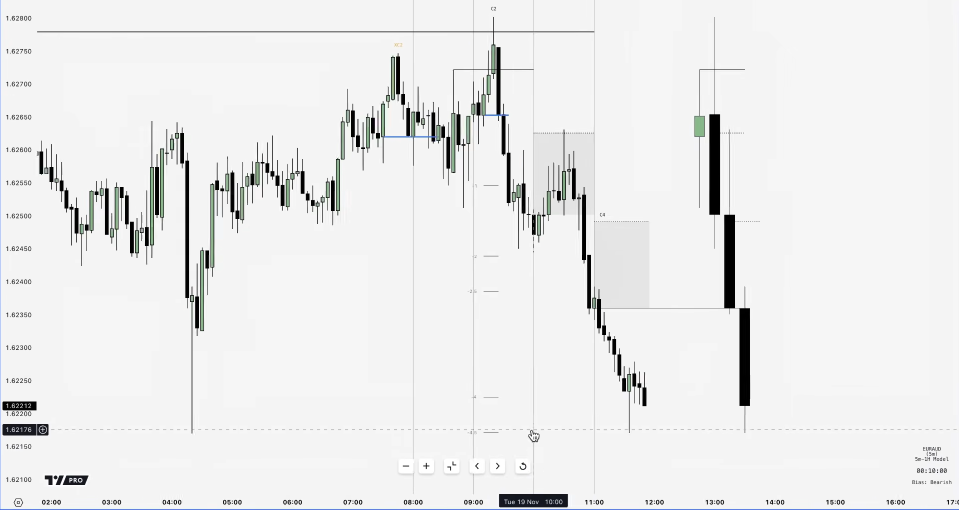
#> input picture uploads/image_2026-09-07_114022381.png, 1918 x 1020 px, found by its file name (shown at 1/2 size)
$ python measure_official_euraud.py
#> lines starting #> are read from the running program, lines starting #| are printed output that depends on the picture; after the words box and inside, x2 and y2 are one past the last pixel; in counts of white or black regions, pixels touching at a corner belong together
#!/usr/bin/env python3
"""Measure official TTFM-on-TradingView screenshot (EURAUD 5m/1H, Tue 19 Nov).
Calibrates price axis from right-margin labels, then measures:
 solid/dotted horizontal lines, blue EQ segments, gray T-Spot zones, ladder ticks,
 1H candle OHLC (from body/wick pixels) -> checks official math vs our formulas.
"""
import sys
import numpy as np
from PIL import Image

IMG = sys.argv[1] if len(sys.argv) > 1 else "/home/user/uploads/image_2026-09-07_114022381.png"
im = np.asarray(Image.open(IMG).convert("RGB")).astype(int)
H, W, _ = im.shape
#> H = 1020; W = 1918
R, G, B = im[:,:,0], im[:,:,1], im[:,:,2]
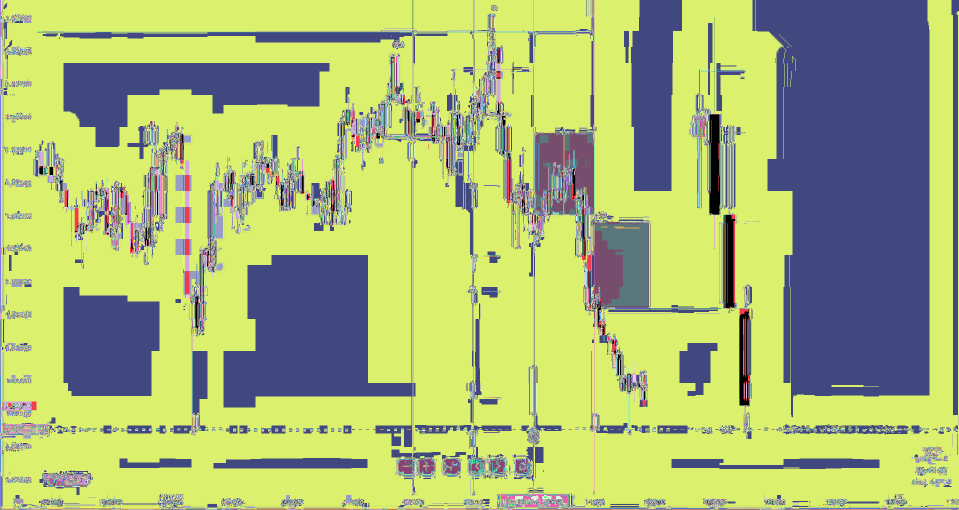
#> R: shape (1020, 1918) int64 (shown at 1/2 size); 256 distinct labels, from 0 to 255; one colour per label, 0 black
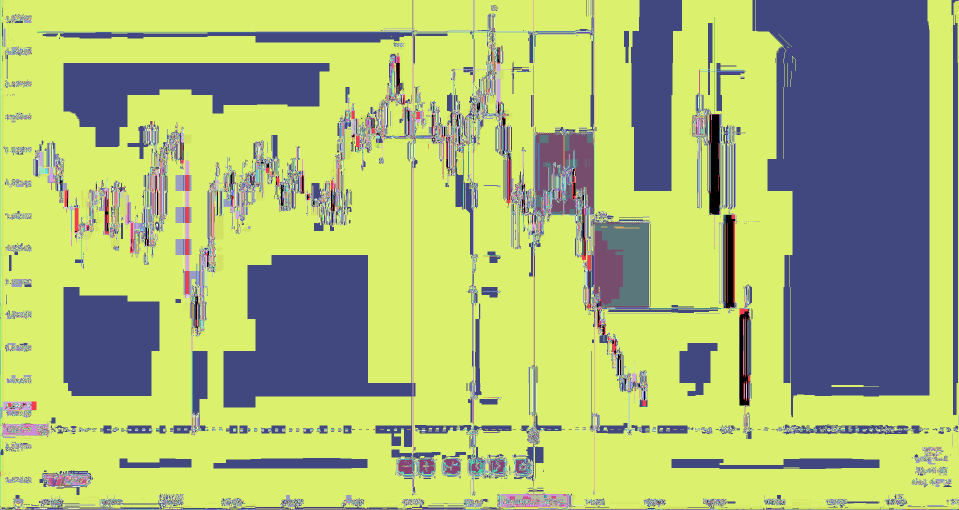
#> G: shape (1020, 1918) int64 (shown at 1/2 size); 256 distinct labels, from 0 to 255; one colour per label, 0 black
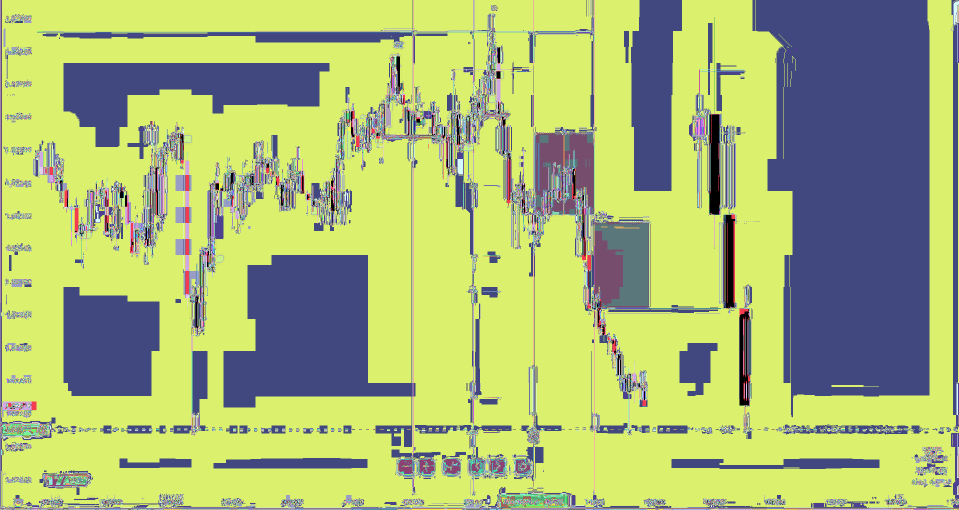
#> B: shape (1020, 1918) int64 (shown at 1/2 size); 256 distinct labels, from 0 to 255; one colour per label, 0 black
LUM = (R*299 + G*587 + B*114)//1000
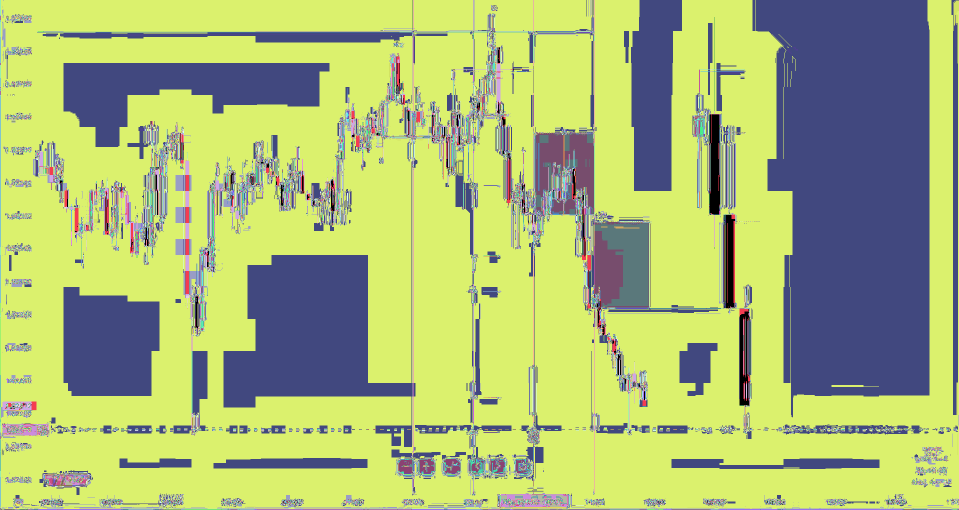
#> LUM: shape (1020, 1918) int64 (shown at 1/2 size); 256 distinct labels, from 0 to 255; one colour per label, 0 black
print("size", W, H, "bg@", im[100,100], im[600,300])
#| size 1918 1020 bg@ [244 244 244] [244 244 244]

# ---------- 1) axis calibration from right-margin label rows ----------
mx = LUM[:, W-55:W-6] < 140
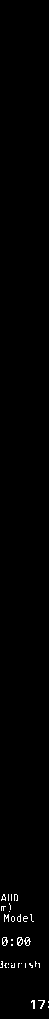
#> mx: shape (1020, 49) bool; 0.82% white in thin lines or dots, all inside (x1, y1, x2, y2) = (0, 894, 49, 1020)
rows = mx.sum(axis=1)
#> rows = 1020 values, max 49 at index 1019, min 0 at index 0, mean 0.401
clusters = []
y = 0
while y < H:
    if rows[y] > 0:
        y0 = y
        while y < H and rows[y] > 0: y += 1
        clusters.append((y0+y-1)/2.0)
    y += 1
#> after the loop, clusters = [897, 907, 917.5, 941, 964, 1004, 1019]; y = 1021
# keep evenly-spaced run of >=8 clusters
best = None
for i in range(len(clusters)):
    for j in range(i+8, len(clusters)+1):
        cs = clusters[i:j]
        d = np.diff(cs)
        if d.std() < 1.5 and (best is None or len(cs) > len(best)):
            best = cs
#> this loop made 7 passes
cs = best
#> (the run stopped early here; a loop or call above may not have finished)

$ run again, with uploads/image_2026-09-06_224921764.png copied over uploads/image_2026-09-07_114022381.png
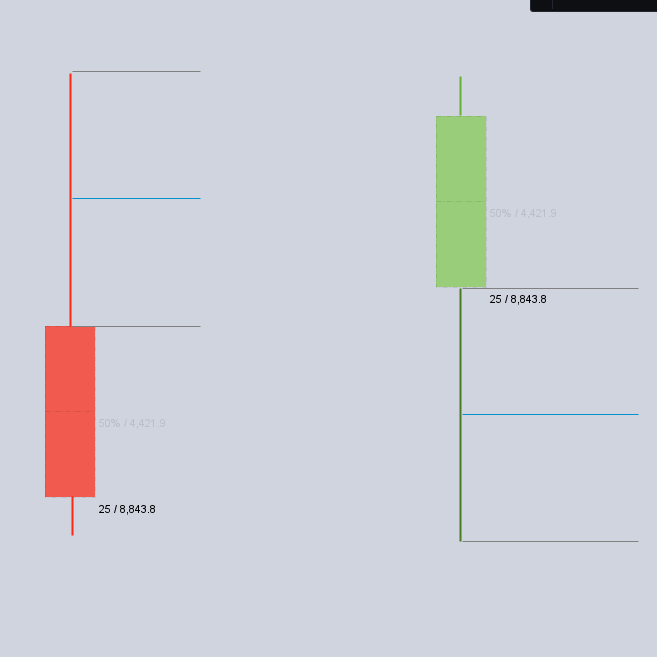
#> input picture uploads/image_2026-09-06_224921764.png, 657 x 657 px, found by its file name
#> R: shape (657, 657) int64; 125 distinct labels, from 0 to 254
#> G: shape (657, 657) int64; 119 distinct labels, from 0 to 212
#> B: shape (657, 657) int64; 130 distinct labels, from 0 to 222
#> `LUM = (R*299 + G*587 + B*114)//1000`:
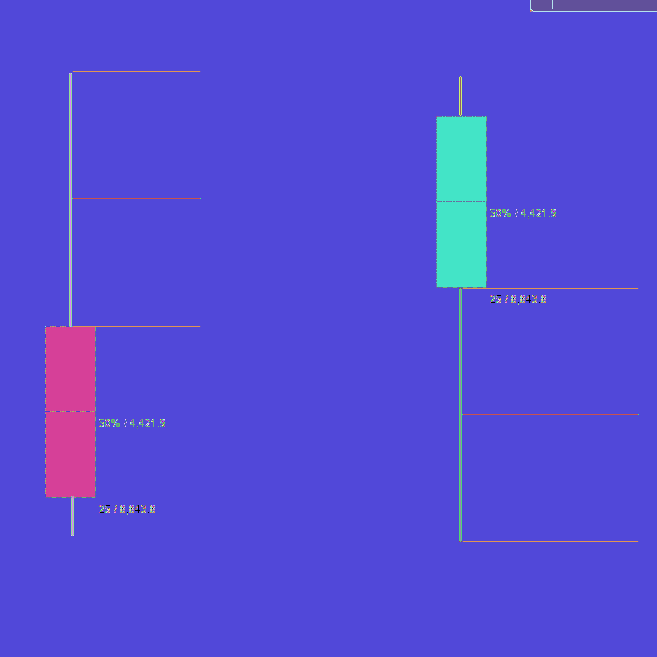
#> LUM: shape (657, 657) int64; 123 distinct labels, from 0 to 211; one colour per label, 0 black
#| size 657 657 bg@ [208 212 222] [208 212 222]
#> `mx = LUM[:, W-55:W-6] < 140`:
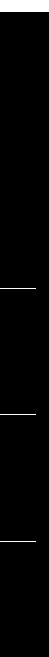
#> mx: shape (657, 49) bool; 2.2% white; 4 white regions, box (x1, y1, x2, y2) and area: (0, 0, 49, 12) 588, (0, 288, 36, 289) 36, (0, 414, 36, 415) 36, (0, 541, 36, 542) 36
#> rows = 657 values, max 49 at index 0, min 0 at index 12, mean 1.06
#> after the loop `while y < H:`: clusters = [5.5, 288, 414, 541]; y = 657
#> the loop `for i in range(len(clusters)):` made 4 passes

$ run again, with uploads/image_2026-09-07_011806120.png copied over uploads/image_2026-09-07_114022381.png
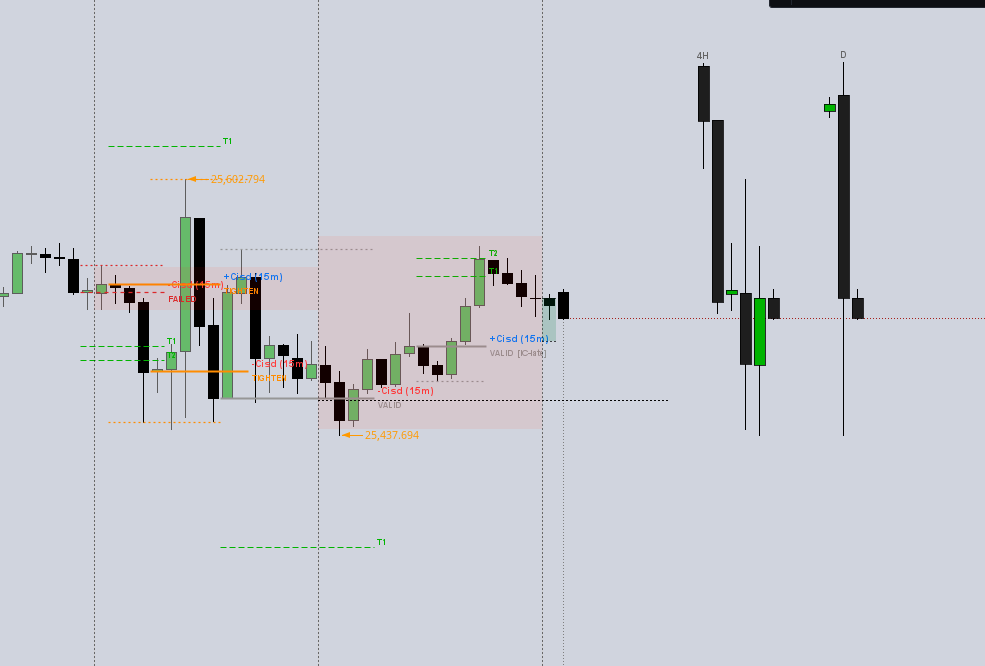
#> input picture uploads/image_2026-09-07_011806120.png, 985 x 666 px, found by its file name
#> R: shape (666, 985) int64; 226 distinct labels, from 0 to 255
#> G: shape (666, 985) int64; 195 distinct labels, from 0 to 212
#> B: shape (666, 985) int64; 235 distinct labels, from 0 to 249
#> `LUM = (R*299 + G*587 + B*114)//1000`:
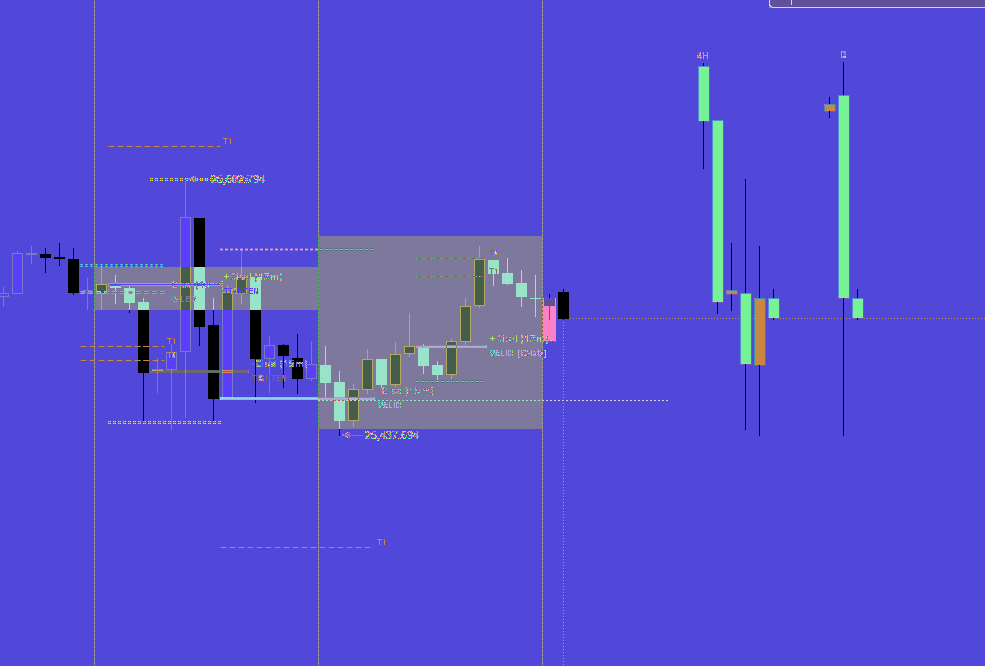
#> LUM: shape (666, 985) int64; 187 distinct labels, from 0 to 211; one colour per label, 0 black
#| size 985 666 bg@ [208 212 222] [208 212 222]
#> `mx = LUM[:, W-55:W-6] < 140`:
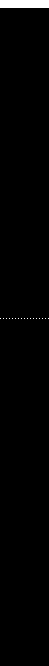
#> mx: shape (666, 49) bool; 1.3% white; 18 white regions (17 under 20 px), largest, box (x1, y1, x2, y2) and area: (0, 0, 49, 8) 392
#> rows = 666 values, max 49 at index 0, min 0 at index 8, mean 0.614
#> after the loop `while y < H:`: clusters = [3.5, 318]; y = 666
#> the loop `for i in range(len(clusters)):` made 2 passes

$ run again, with uploads/image_2026-09-07_111350637.png copied over uploads/image_2026-09-07_114022381.png
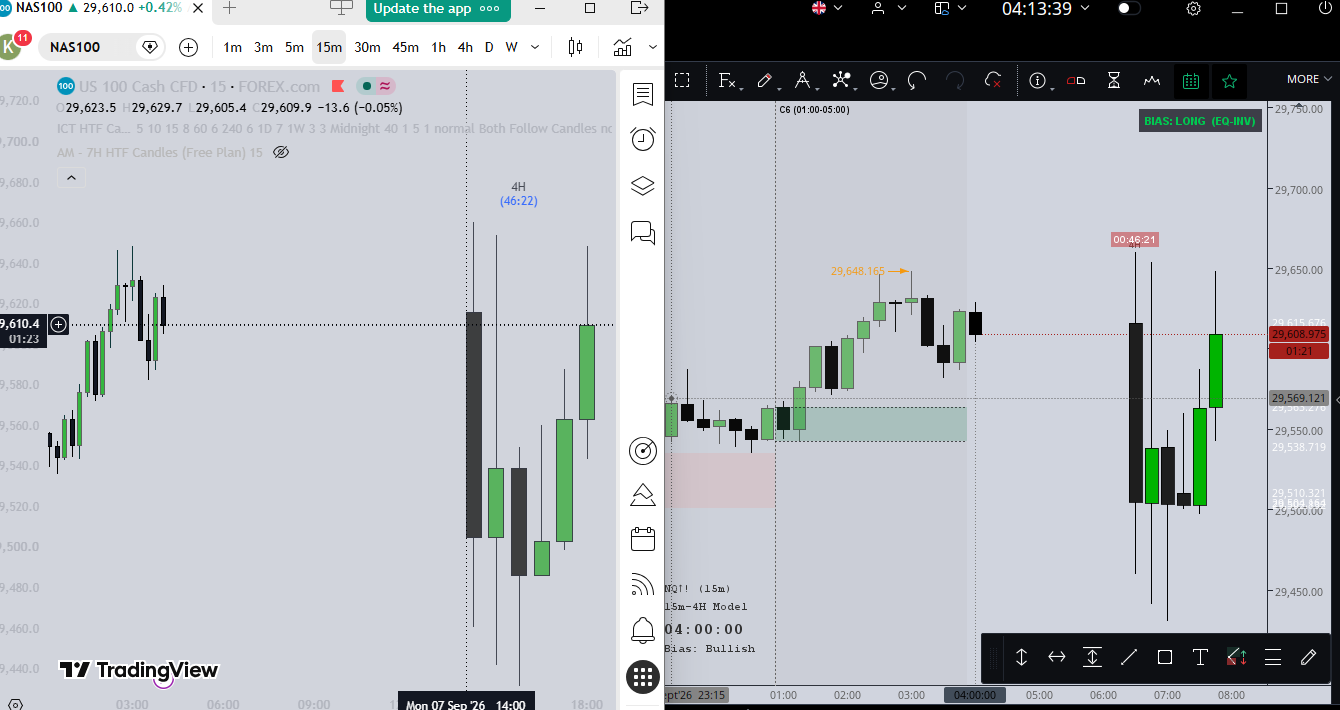
#> input picture uploads/image_2026-09-07_111350637.png, 1340 x 710 px, found by its file name
#> R: shape (710, 1340) int64; 256 distinct labels, from 0 to 255
#> G: shape (710, 1340) int64; 256 distinct labels, from 0 to 255
#> B: shape (710, 1340) int64; 256 distinct labels, from 0 to 255
#> `LUM = (R*299 + G*587 + B*114)//1000`:
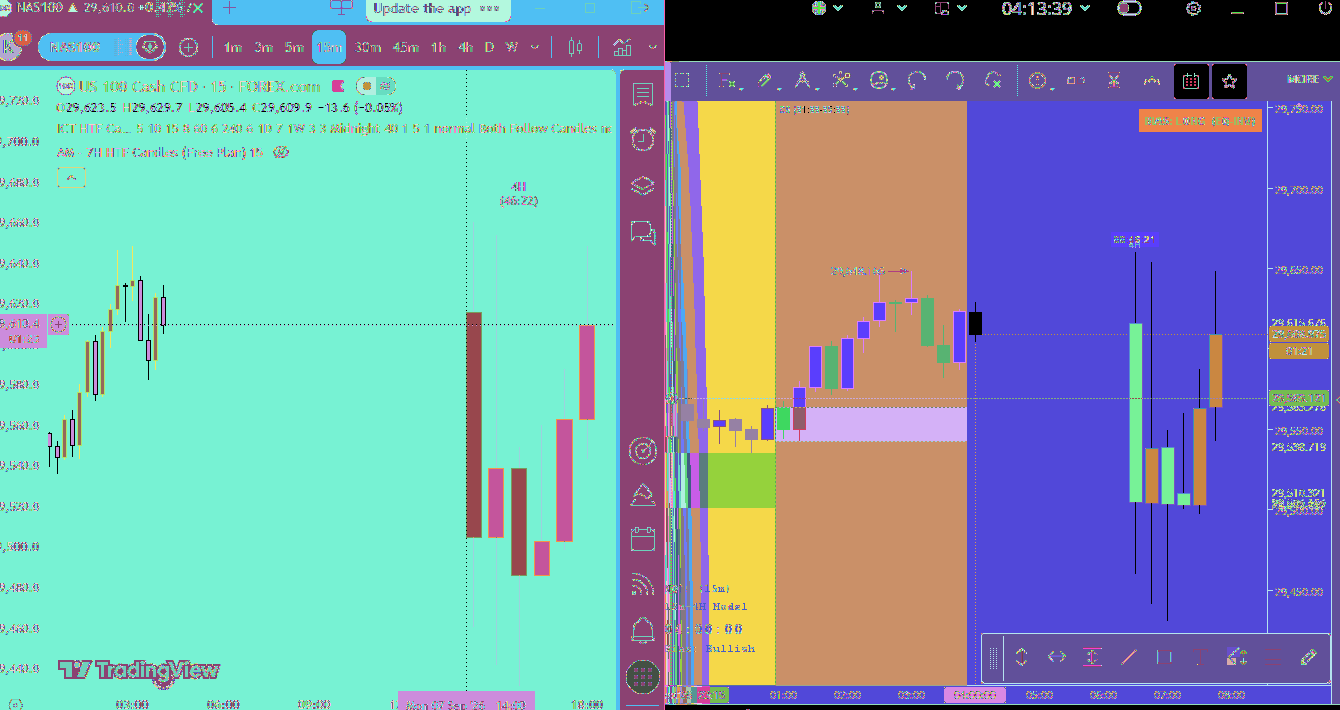
#> LUM: shape (710, 1340) int64; 256 distinct labels, from 0 to 255; one colour per label, 0 black
#| size 1340 710 bg@ [209 212 220] [209 212 220]
#> `mx = LUM[:, W-55:W-6] < 140`:
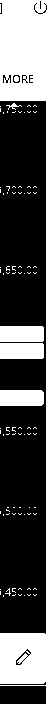
#> mx: shape (710, 49) bool; 33.6% white; 87 white regions (81 under 20 px), largest, box (x1, y1, x2, y2) and area: (0, 0, 49, 710) 9204, (0, 326, 44, 342) 702, (0, 343, 44, 359) 702, (0, 390, 44, 406) 698, (6, 103, 22, 110) 37, (14, 76, 19, 82) 26
#> rows = 710 values, max 49 at index 0, min 3 at index 101, mean 16.46
#> after the loop `while y < H:`: clusters = [354.5]; y = 711
#> the loop `for i in range(len(clusters)):` made 1 pass
